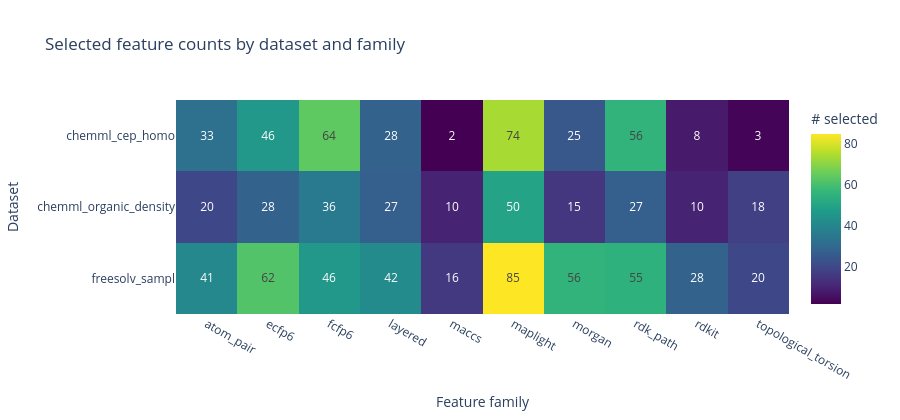
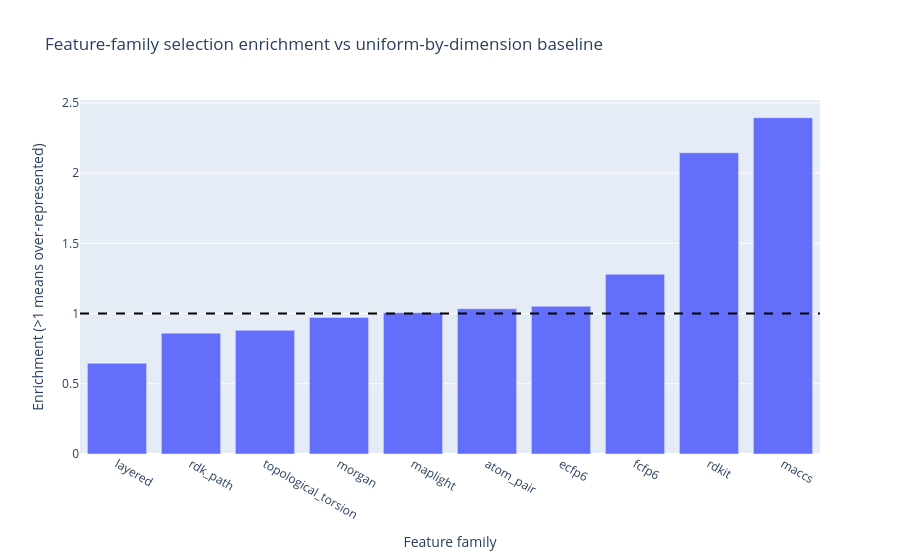

Notebook code for these charts, in order:
### Code cell
# Feature-family representation analysis from selector outputs

feature_family_drop_presence_threshold = 0.20
feature_family_drop_enrichment_threshold = 0.25
feature_family_drop_selected_total_threshold = 25
feature_family_watch_enrichment_threshold = 0.35


def feature_family_from_name(feature_name):
    name = str(feature_name or "")
    if name.startswith("morgan_bit_"):
        return "morgan"
    if name.startswith("ecfp6_bit_"):
        return "ecfp6"
    if name.startswith("fcfp6_bit_"):
        return "fcfp6"
    if name.startswith("layered_bit_"):
        return "layered"
    if name.startswith("atom_pair_bit_"):
        return "atom_pair"
    if name.startswith("topological_torsion_bit_"):
        return "topological_torsion"
    if name.startswith("rdk_path_bit_"):
        return "rdk_path"
    if name.startswith("maccs_bit_"):
        return "maccs"
    if name.startswith("rdkit_"):
        return "rdkit"
    if (
        name.startswith("maplight_morgan_")
        or name.startswith("avalon_count_")
        or name.startswith("erg_")
        or name.startswith("maplight_desc_")
    ):
        return "maplight"
    return "other"


def infer_feature_col(frame):
    return pick_column(frame.columns, ["feature", "Feature", "name"])


def infer_magnitude_col(frame):
    if "abs_coefficient" in frame.columns:
        return "abs_coefficient"
    if "importance" in frame.columns:
        return "importance"
    if "coefficient" in frame.columns:
        return "coefficient"
    return None


selector_rows = []
missing_selector_artifacts = []
for dataset_dir in sorted([p for p in RUN_DIR.iterdir() if p.is_dir()]):
    dataset_name = dataset_dir.name
    selected_path = dataset_dir / "selected_features.csv"
    coeff_path = dataset_dir / "selector_coefficients.csv"
    if not selected_path.exists() or not coeff_path.exists():
        missing_selector_artifacts.append(dataset_name)
        continue

    try:
        selected_df = pd.read_csv(selected_path)
        coeff_df = pd.read_csv(coeff_path)
    except Exception as exc:
        missing_selector_artifacts.append(f"{dataset_name} ({type(exc).__name__})")
        continue

    feature_col = infer_feature_col(coeff_df)
    if feature_col is None:
        missing_selector_artifacts.append(f"{dataset_name} (no feature column)")
        continue

    selected_feature_col = infer_feature_col(selected_df)
    selected_set = set()
    if selected_feature_col is not None:
        selected_set = set(selected_df[selected_feature_col].astype(str).tolist())

    coeff_work = coeff_df.copy()
    coeff_work["feature"] = coeff_work[feature_col].astype(str)
    coeff_work["feature_family"] = coeff_work["feature"].map(feature_family_from_name)
    coeff_work["is_selected"] = coeff_work["feature"].isin(selected_set)

    magnitude_col = infer_magnitude_col(coeff_work)
    if magnitude_col is None:
        coeff_work["feature_magnitude"] = np.nan
    elif magnitude_col == "coefficient":
        coeff_work["feature_magnitude"] = pd.to_numeric(coeff_work[magnitude_col], errors="coerce").abs()
    else:
        coeff_work["feature_magnitude"] = pd.to_numeric(coeff_work[magnitude_col], errors="coerce")

    grouped = coeff_work.groupby("feature_family", dropna=False)
    for family_name, family_df in grouped:
        selected_mask = family_df["is_selected"].astype(bool)
        selector_rows.append(
            {
                "dataset": dataset_name,
                "feature_family": str(family_name),
                "available_features": int(len(family_df)),
                "selected_features": int(selected_mask.sum()),
                "selected_magnitude_sum": float(
                    family_df.loc[selected_mask, "feature_magnitude"].fillna(0.0).sum()
                ),
            }
        )

if not selector_rows:
    display_note("No selector feature artifacts were found in this run; skipping feature-family representation analysis.")
else:
    selector_family_df = pd.DataFrame(selector_rows)

    family_summary = (
        selector_family_df.groupby("feature_family", dropna=False)
        .agg(
            datasets_with_family=("dataset", "nunique"),
            datasets_selected=("selected_features", lambda s: int((pd.to_numeric(s, errors="coerce").fillna(0) > 0).sum())),
            available_features_total=("available_features", "sum"),
            selected_features_total=("selected_features", "sum"),
            mean_selected_per_dataset=("selected_features", "mean"),
            median_selected_per_dataset=("selected_features", "median"),
            selected_magnitude_total=("selected_magnitude_sum", "sum"),
        )
        .reset_index()
    )

    family_summary["dataset_presence_rate"] = family_summary["datasets_selected"] / family_summary["datasets_with_family"].replace(0, np.nan)
    family_summary["selection_rate"] = family_summary["selected_features_total"] / family_summary["available_features_total"].replace(0, np.nan)

    total_available = float(family_summary["available_features_total"].sum())
    total_selected = float(family_summary["selected_features_total"].sum())
    total_magnitude = float(family_summary["selected_magnitude_total"].sum())

    if total_available > 0 and total_selected > 0:
        family_summary["expected_selected_if_uniform"] = family_summary["available_features_total"] / total_available * total_selected
        family_summary["enrichment_vs_uniform"] = family_summary["selected_features_total"] / family_summary["expected_selected_if_uniform"].replace(0, np.nan)
    else:
        family_summary["expected_selected_if_uniform"] = np.nan
        family_summary["enrichment_vs_uniform"] = np.nan

    family_summary["selected_share"] = family_summary["selected_features_total"] / max(total_selected, 1.0)
    family_summary["selected_magnitude_share"] = family_summary["selected_magnitude_total"] / max(total_magnitude, 1.0)

    family_summary = family_summary.sort_values(["selected_features_total", "selection_rate"], ascending=[False, False]).reset_index(drop=True)

    display_note("### Feature-Family Representation In Selected Features")
    display(family_summary)

    selected_heatmap = (
        selector_family_df.pivot_table(
            index="dataset",
            columns="feature_family",
            values="selected_features",
            aggfunc="sum",
            fill_value=0,
        )
        .sort_index()
    )

    fig = px.imshow(
        selected_heatmap,
        aspect="auto",
        color_continuous_scale="Viridis",
        labels={"x": "Feature family", "y": "Dataset", "color": "# selected"},
        title="Selected feature counts by dataset and family",
        text_auto=True,
    )
    fig.update_layout(height=max(420, 45 * len(selected_heatmap.index)))
    fig.show()

    enrich_plot_df = family_summary.sort_values("enrichment_vs_uniform", ascending=True)
    fig = px.bar(
        enrich_plot_df,
        x="feature_family",
        y="enrichment_vs_uniform",
        hover_data=["selected_features_total", "available_features_total", "dataset_presence_rate", "selection_rate"],
        title="Feature-family selection enrichment vs uniform-by-dimension baseline",
    )
    fig.add_hline(y=1.0, line_dash="dash", line_color="black")
    fig.update_layout(xaxis_title="Feature family", yaxis_title="Enrichment (>1 means over-represented)")
    fig.show()

    drop_candidates = family_summary.loc[
        (family_summary["dataset_presence_rate"].fillna(0.0) <= float(feature_family_drop_presence_threshold))
        & (family_summary["enrichment_vs_uniform"].fillna(np.inf) <= float(feature_family_drop_enrichment_threshold))
        & (family_summary["selected_features_total"].fillna(0.0) <= float(feature_family_drop_selected_total_threshold))
    ].copy()

    watchlist = family_summary.loc[
        (family_summary["enrichment_vs_uniform"].fillna(np.inf) <= float(feature_family_watch_enrichment_threshold))
        & (family_summary["dataset_presence_rate"].fillna(0.0) >= 0.5)
    ].copy()

    if drop_candidates.empty:
        display_note(
            "No feature family met the strict drop-candidate rule in this run. "
            "That means no family looked both rare across datasets and consistently unselected."
        )
    else:
        display_note("### Suggested drop candidates (strict rule)")
        display(
            drop_candidates[[
                "feature_family",
                "datasets_selected",
                "datasets_with_family",
                "dataset_presence_rate",
                "selected_features_total",
                "available_features_total",
                "selection_rate",
                "enrichment_vs_uniform",
            ]].sort_values(["dataset_presence_rate", "selected_features_total"], ascending=[True, True]).reset_index(drop=True)
        )

    if not watchlist.empty:
        display_note("### Watchlist: under-enriched but still used across many datasets")
        display(
            watchlist[[
                "feature_family",
                "datasets_selected",
                "datasets_with_family",
                "dataset_presence_rate",
                "selected_features_total",
                "available_features_total",
                "selection_rate",
                "enrichment_vs_uniform",
            ]].sort_values("enrichment_vs_uniform", ascending=True).reset_index(drop=True)
        )

    if missing_selector_artifacts:
        display_note(
            "Selector artifacts were missing for some datasets and were excluded from this section: "
            + ", ".join(sorted(set(missing_selector_artifacts)))
        )

### Figure 1 — Plotly figure (JSON) as saved in the notebook; plotly's stock layout.template omitted (floating-point values rounded to 4 significant figures)
{"data": [{"coloraxis": "coloraxis", "hovertemplate": "Feature family: %{x}<br>Dataset: %{y}<br># selected: %{z}<extra></extra>", "name": "0", "texttemplate": "%{z}", "type": "heatmap", "x": ["atom_pair", "ecfp6", "fcfp6", "layered", "maccs", "maplight", "morgan", "rdk_path", "rdkit", "topological_torsion"], "xaxis": "x", "y": ["chemml_cep_homo", "chemml_organic_density", "freesolv_sampl"], "yaxis": "y", "z": [[33, 46, 64, 28, 2, 74, 25, 56, 8, 3], [20, 28, 36, 27, 10, 50, 15, 27, 10, 18], [41, 62, 46, 42, 16, 85, 56, 55, 28, 20]]}], "layout": {"coloraxis": {"colorbar": {"title": {"text": "# selected"}}, "colorscale": [[0, "#440154"], [0.1111, "#482878"], [0.2222, "#3e4989"], [0.3333, "#31688e"], [0.4444, "#26828e"], [0.5556, "#1f9e89"], [0.6667, "#35b779"], [0.7778, "#6ece58"], [0.8889, "#b5de2b"], [1, "#fde725"]]}, "height": 420, "title": {"text": "Selected feature counts by dataset and family"}, "xaxis": {"anchor": "y", "domain": [0, 1], "title": {"text": "Feature family"}}, "yaxis": {"anchor": "x", "autorange": "reversed", "domain": [0, 1], "title": {"text": "Dataset"}}}}

### Figure 2 — Plotly figure (JSON) as saved in the notebook; plotly's stock layout.template omitted (floating-point values rounded to 4 significant figures)
{"data": [{"customdata": [[97.0, 2865.0, 1.0, 0.03386], [138.0, 3059.0, 1.0, 0.04511], [41.0, 888.0, 1.0, 0.04617], [96.0, 1883.0, 1.0, 0.05098], [209.0, 3960.0, 1.0, 0.05278], [94.0, 1733.0, 1.0, 0.05424], [136.0, 2466.0, 1.0, 0.05515], [146.0, 2175.0, 1.0, 0.06713], [46.0, 409.0, 1.0, 0.1125], [28.0, 223.0, 1.0, 0.1256]], "hovertemplate": "feature_family=%{x}<br>enrichment_vs_uniform=%{y}<br>selected_features_total=%{customdata[0]}<br>available_features_total=%{customdata[1]}<br>dataset_presence_rate=%{customdata[2]}<br>selection_rate=%{customdata[3]}<extra></extra>", "legendgroup": "", "marker": {"color": "#636efa", "pattern": {"shape": ""}}, "name": "", "orientation": "v", "showlegend": false, "textposition": "auto", "type": "bar", "x": ["layered", "rdk_path", "topological_torsion", "morgan", "maplight", "atom_pair", "ecfp6", "fcfp6", "rdkit", "maccs"], "xaxis": "x", "y": [0.6456, 0.8603, 0.8805, 0.9722, 1.006, 1.034, 1.052, 1.28, 2.145, 2.394], "yaxis": "y"}], "layout": {"barmode": "relative", "legend": {"tracegroupgap": 0}, "shapes": [{"line": {"color": "black", "dash": "dash"}, "type": "line", "x0": 0, "x1": 1, "xref": "x domain", "y0": 1, "y1": 1, "yref": "y"}], "title": {"text": "Feature-family selection enrichment vs uniform-by-dimension baseline"}, "xaxis": {"anchor": "y", "domain": [0, 1], "title": {"text": "Feature family"}}, "yaxis": {"anchor": "x", "domain": [0, 1], "title": {"text": "Enrichment (>1 means over-represented)"}}}}
